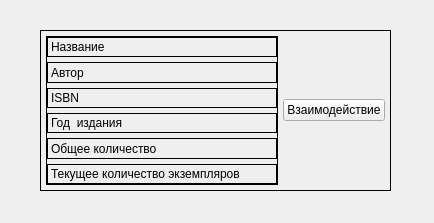
<?xml version="1.0" encoding="UTF-8"?>
<ui version="4.0">
 <class>Form</class>
 <widget class="QWidget" name="Form">
  <property name="geometry">
   <rect>
    <x>0</x>
    <y>0</y>
    <width>434</width>
    <height>223</height>
   </rect>
  </property>
  <property name="windowTitle">
   <string>Form</string>
  </property>
  <property name="styleSheet">
   <string notr="true">QFrame {
	border: 1px solid black;
}</string>
  </property>
  <widget class="QFrame" name="frame_book">
   <property name="geometry">
    <rect>
     <x>40</x>
     <y>30</y>
     <width>351</width>
     <height>161</height>
    </rect>
   </property>
   <property name="sizePolicy">
    <sizepolicy hsizetype="Expanding" vsizetype="Preferred">
     <horstretch>0</horstretch>
     <verstretch>0</verstretch>
    </sizepolicy>
   </property>
   <property name="minimumSize">
    <size>
     <width>321</width>
     <height>141</height>
    </size>
   </property>
   <property name="frameShape">
    <enum>QFrame::StyledPanel</enum>
   </property>
   <property name="frameShadow">
    <enum>QFrame::Raised</enum>
   </property>
   <layout class="QHBoxLayout" name="horizontalLayout">
    <property name="spacing">
     <number>5</number>
    </property>
    <property name="leftMargin">
     <number>5</number>
    </property>
    <property name="topMargin">
     <number>5</number>
    </property>
    <property name="rightMargin">
     <number>5</number>
    </property>
    <property name="bottomMargin">
     <number>5</number>
    </property>
    <item>
     <widget class="QFrame" name="frame_maim_info">
      <property name="minimumSize">
       <size>
        <width>50</width>
        <height>100</height>
       </size>
      </property>
      <property name="frameShape">
       <enum>QFrame::StyledPanel</enum>
      </property>
      <property name="frameShadow">
       <enum>QFrame::Raised</enum>
      </property>
      <layout class="QVBoxLayout" name="verticalLayout">
       <property name="spacing">
        <number>5</number>
       </property>
       <property name="leftMargin">
        <number>0</number>
       </property>
       <property name="topMargin">
        <number>0</number>
       </property>
       <property name="rightMargin">
        <number>0</number>
       </property>
       <property name="bottomMargin">
        <number>0</number>
       </property>
       <item>
        <widget class="QLabel" name="label_name">
         <property name="sizePolicy">
          <sizepolicy hsizetype="Expanding" vsizetype="Preferred">
           <horstretch>0</horstretch>
           <verstretch>0</verstretch>
          </sizepolicy>
         </property>
         <property name="text">
          <string>Название</string>
         </property>
        </widget>
       </item>
       <item>
        <widget class="QLabel" name="label_author">
         <property name="text">
          <string>Автор</string>
         </property>
        </widget>
       </item>
       <item>
        <widget class="QLabel" name="label_isbn">
         <property name="text">
          <string>ISBN</string>
         </property>
        </widget>
       </item>
       <item>
        <widget class="QLabel" name="label_year_publication">
         <property name="text">
          <string>Год  издания</string>
         </property>
        </widget>
       </item>
       <item>
        <widget class="QLabel" name="label_all_quantity">
         <property name="text">
          <string>Общее количество</string>
         </property>
        </widget>
       </item>
       <item>
        <widget class="QLabel" name="label_current_quantity">
         <property name="text">
          <string>Текущее количество экземпляров</string>
         </property>
        </widget>
       </item>
      </layout>
     </widget>
    </item>
    <item alignment="Qt::AlignHCenter|Qt::AlignVCenter">
     <widget class="QPushButton" name="pushButton_functional">
      <property name="minimumSize">
       <size>
        <width>100</width>
        <height>0</height>
       </size>
      </property>
      <property name="cursor">
       <cursorShape>PointingHandCursor</cursorShape>
      </property>
      <property name="text">
       <string>Взаимодействие</string>
      </property>
      <property name="icon">
       <iconset resource="../../../icons/icons.qrc">
        <normaloff>:/icons/main/menu.png</normaloff>:/icons/main/menu.png</iconset>
      </property>
      <property name="iconSize">
       <size>
        <width>28</width>
        <height>32</height>
       </size>
      </property>
      <property name="autoDefault">
       <bool>false</bool>
      </property>
     </widget>
    </item>
   </layout>
  </widget>
 </widget>
 <resources>
  <include location="../../../icons/icons.qrc"/>
 </resources>
 <connections/>
</ui>
